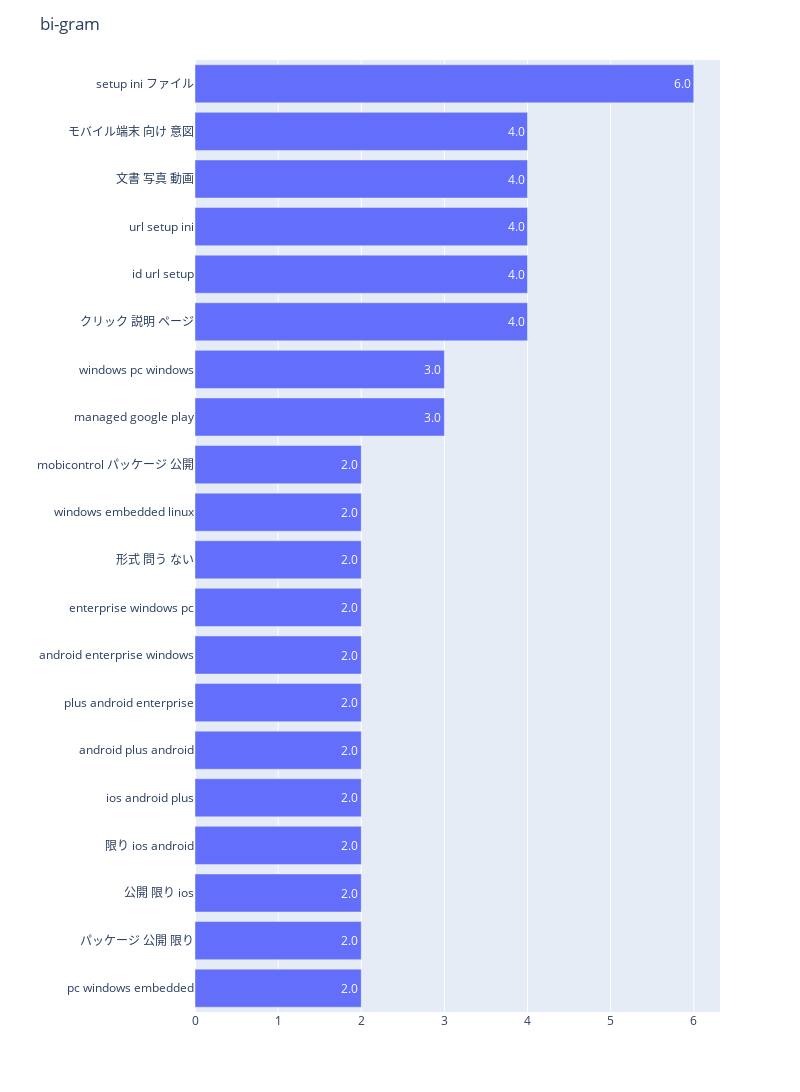

Notebook cell for this chart:
### Code cell
npt.bar_ngram(title='bi-gram', ngram=3, top_n=20, stopwords=stopwords)

### Figure 1 — Plotly figure (JSON) as saved in the notebook; plotly's stock layout.template omitted (floating-point values rounded to 4 significant figures)
{"data": [{"alignmentgroup": "True", "hovertemplate": "word_count=%{text}<br>word=%{y}<extra></extra>", "legendgroup": "", "marker": {}, "name": "", "offsetgroup": "", "orientation": "h", "showlegend": false, "text": [2, 2, 2, 2, 2, 2, 2, 2, 2, 2, 2, 2, 3, 3, 4, 4, 4, 4, 4, 6], "textposition": "auto", "texttemplate": "%{text:.2s}", "type": "bar", "x": [2, 2, 2, 2, 2, 2, 2, 2, 2, 2, 2, 2, 3, 3, 4, 4, 4, 4, 4, 6], "xaxis": "x", "y": ["pc windows embedded", "パッケージ 公開 限り", "公開 限り ios", "限り ios android", "ios android plus", "android plus android", "plus android enterprise", "android enterprise windows", "enterprise windows pc", "形式 問う ない", "windows embedded linux", "mobicontrol パッケージ 公開", "managed google play", "windows pc windows", "クリック 説明 ページ", "id url setup", "url setup ini", "文書 写真 動画", "モバイル端末 向け 意図", "setup ini ファイル"], "yaxis": "y"}], "layout": {"barmode": "relative", "height": 1100, "legend": {"tracegroupgap": 0}, "margin": {"t": 60}, "title": {"text": "bi-gram"}, "width": 800, "xaxis": {"anchor": "y", "domain": [0, 1], "title": {"text": ""}}, "yaxis": {"anchor": "x", "domain": [0, 1], "title": {"text": ""}}}}
